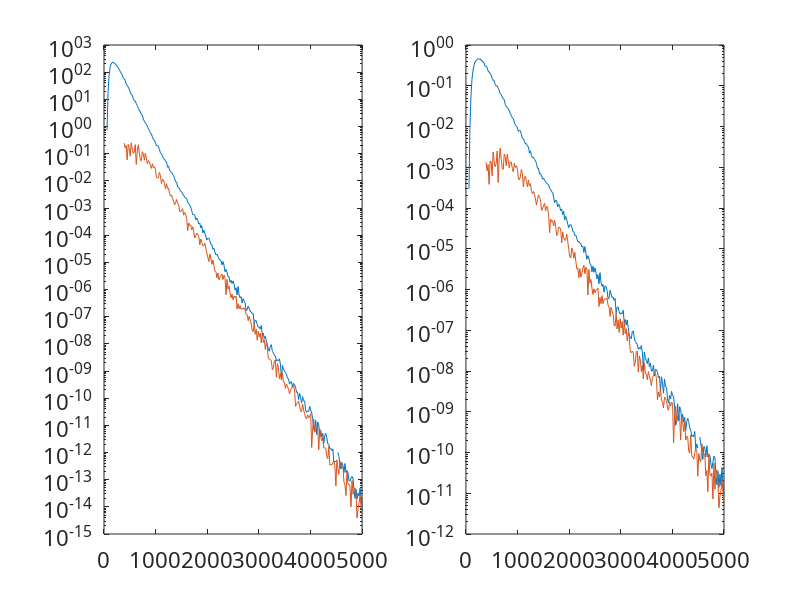

This chart was generated by the following MATLAB code:
close all
clear all
clc

%% display properties
set(0, 'DefaultAxesFontname', 'Arial CE');
font_size = 16;
set(0, 'DefaultAxesFontsize', font_size);
set(0, 'defaulttextfontname', 'Arial CE');
set(0, 'defaulttextfontsize', font_size);
set(0, 'defaultfigurecolor', 'w')

%% BODY

a = load('DTOFs_1.txt');
% a = load('DTOFs_em_det_pairs_0-1.5.txt');

no_of_pairs = size(a,2);
N = a(2,1)/2;
dt = a(1,1);
detectors = [a(3,:)' a(4,:)' a(5,:)' a(6,:)']; % [x y z r] in voxels
sources = [a(7,:)' a(8,:)' a(9,:)' a(10,:)']; % [x y z r] in voxels

refl = a(11:N+11-1,:);
fluo = a(N+11:end,:);
time = dt:dt:N*dt;

windowSize = 4/256*N;
% refl = filtfilt(ones(1,windowSize)/windowSize,1,refl);
% fluo = filtfilt(ones(1,windowSize)/windowSize,1,fluo);
% refl = abs(refl);
% fluo = abs(fluo);


refl_sum = mean(refl,2);
fluo_sum = mean(fluo,2);

dtof = [time' refl_sum];
dtoa = [time' fluo_sum];
% ind_max = find(refl_sum == max(refl_sum));

% moments = zeros(no_of_pairs,5);
% for ind = 1:no_of_pairs
%     moments(ind,:) = DTOF_stat_moments(dtof,5)';
% end


% figure()
% hold on
% for ind = 1:no_of_pairs
%     plot3(sources(ind,1),sources(ind,2),sources(ind,3),'xr')
%     plot3(detectors(ind,1),detectors(ind,2),detectors(ind,3),'ob')
%     plot3([sources(ind,1) detectors(ind,1)],[sources(ind,2) detectors(ind,2)],[sources(ind,3) detectors(ind,3)],'-k')
% end
% hold off

figure()
subplot(1,2,1)
semilogy(time,refl)
hold on
% semilogy([moments(2) moments(2)],[0.0001 max(refl_sum)],'k','LineWidth',2)
hold off

subplot(1,2,2)
semilogy(time,fluo)
hold on
% semilogy([moments(2) moments(2)],[0.0001 max(refl_sum)],'k','LineWidth',2)
hold off


% moments(2)
% moments(1)/50e6


